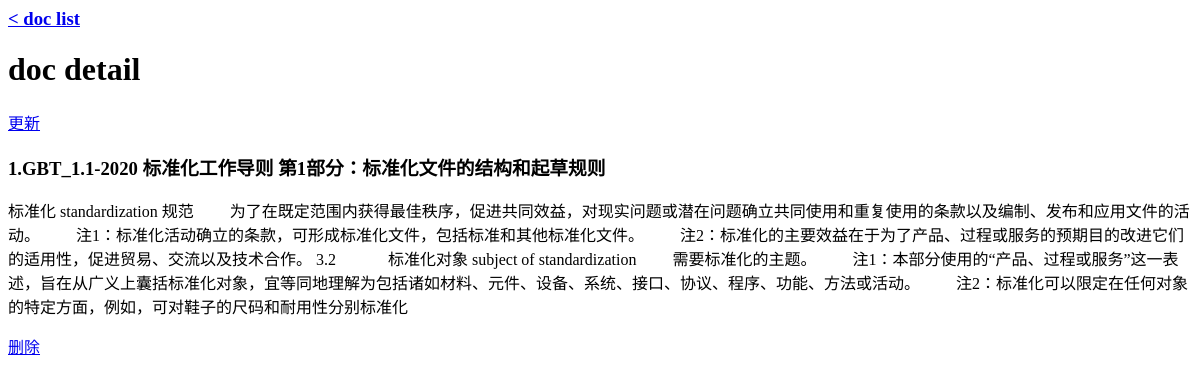
The app's page /blogs/4, older data.
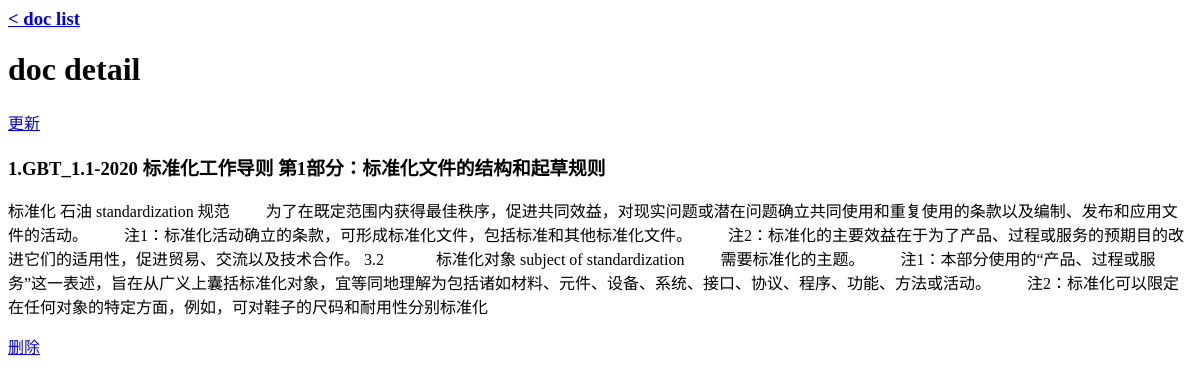
The same page, newer data.
### wsgi.py (models this page shows, shortened)
class Blog(db.Model):
    id = db.Column(db.Integer, primary_key=True)
    title = db.Column(db.String(100))
    text = db.Column(db.Text)

### wsgi.py (the view)
@app.route("/blogs/<id>", methods=["GET", "DELETE"])
def query_note(id):
    if request.method == "GET":
        blog = Blog.query.filter_by(id=id).first_or_404()
        print(id, blog, "in query_blog", "@" * 20)
        return rt("query_blog.html", blog=blog)
    else:
        blog = Blog.query.filter_by(id=id).delete()
        db.session.commit()
        return "", 204

### movie/templates/query_blog.html (shortened to what this page needs)
<h3><a href="/blogs">< doc list</a></h3>
<h1>doc detail</h1>
<div>
    <a href="/blogs/update/{{blog.id}}" id="{{blog.id}}">更新</a>
    <h3>{{blog.title}}</h3>
    <p>{{blog.text}}</p>
    <a href="#" class="btn-delete" id="{{blog.id}}">删除</a>
</div>

Row changes from the older to the newer data that the page shows:
changed Blog: text "标准化 standardization 规范 为了在既定范围内获得最佳秩序，促进共同效益，对现实问题或潜在问题确立共同使用和重复使用的条款以及编制、发布和应用文件的活动。 注1：标准化活动确立的条款，可形成标准化文件，包括标准和其他标准化文件。…" → "标准化 石油 standardization 规范 为了在既定范围内获得最佳秩序，促进共同效益，对现实问题或潜在问题确立共同使用和重复使用的条款以及编制、发布和应用文件的活动。 注1：标准化活动确立的条款，可形成标准化文件，包括标准和其他标准化文件。…"
